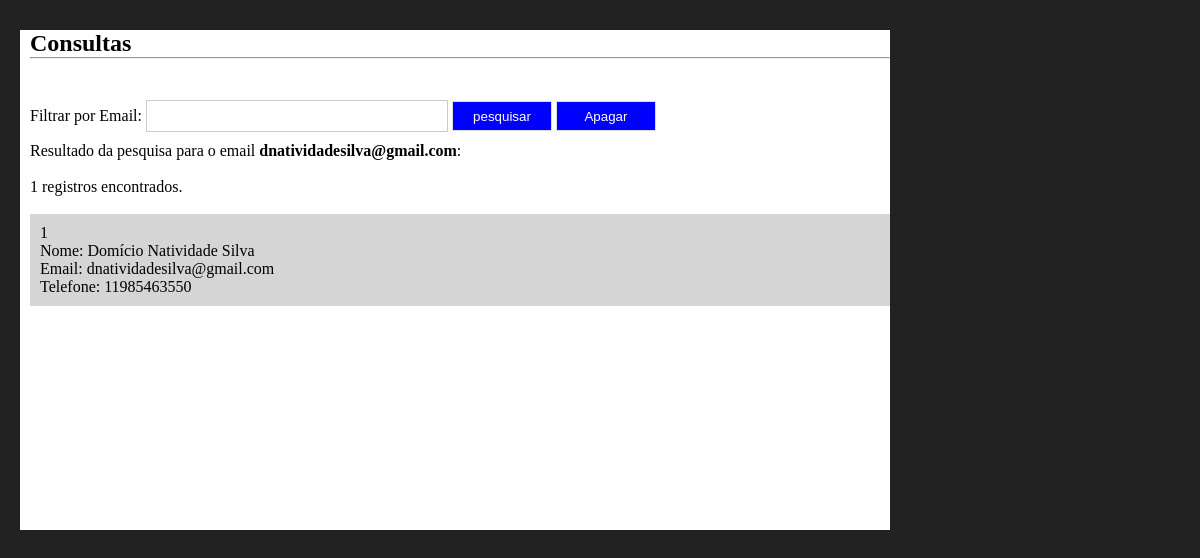
The app's page /consultacad.php?filtro=dnatividadesilva@gmail.com with its own data.
### tables this page shows
CREATE TABLE `cadastro` (
  `codigo` int NOT NULL AUTO_INCREMENT,
  `nome` varchar(30) NOT NULL,
  `email` varchar(30) NOT NULL,
  `telefone` varchar(20) NOT NULL,
  PRIMARY KEY (`codigo`)
);

### consultacad.php (the view, shortened to what this page needs)
<?php
include_once("conexao.php");
$filtro = isset($_GET['filtro'])?$_GET['filtro']:"";
$sql = "select * from cadastro where email  like '%$filtro%' order by email";
$consultacad = mysqli_query($conexao,$sql);
$registros = mysqli_num_rows($consultacad);
?>
<!DOCTYPE html>
<html lang="pt-br">
<head>
    <link rel="stylesheet" href="components/_css/estilo.css">
</head>
<body>
    <div class="container">
        <section>
            <h1>Consultas</h1>
            <hr><br><br>
            <form method="get" action="">
                Filtrar por Email: <input type="text" name="filtro" class="campo" required autofocus>
                <input type="submit" value="pesquisar" class="btn">
                <input type="submit" value="Apagar" class="btn" action="delete"><br>
            </form>
            <?php
                print "Resultado da pesquisa para o email <strong>$filtro</strong>:<br><br>";
                print "$registros registros encontrados.";
                print "<br><br>";
                while($exibirRegistros = mysqli_fetch_array($consultacad)){
                    $codigo = $exibirRegistros[0];
                    $nome = $exibirRegistros[1];
                    $email = $exibirRegistros[2];
                    $telefone = $exibirRegistros[3];
                    print "<article>";
                    print "$codigo<br>";
                    print "Nome: $nome<br>";
                    print "Email: $email<br>";
                    print "Telefone: $telefone<br>";
                    print "</article>";
                }
                ?>
        </section>
    </div>
</body>
</html>

### components/_css/estilo.css (style rules this page uses)
* { margin: 0; padding: 0; }
body { background-color: #222; font-family: Verdana; font-size: 100% }
.container { flex-direction: column; margin: auto; width: 1200px; margin-top: 20px; padding: 10px; }
section { width: 870px; height: 500px; margin-left: 10px; float: left; background-color: #fff; box-sizing: border-box; padding-left: 10px; }
.btn { width: 100px; height: 30px; border: 1px solid #ddd; background-color: #0000FF; color: #fff; cursor: pointer; }
.campo { width: 300px; height: 30px; border: 1px solid #ccc; margin-top: 5px; margin-bottom: 10px; }
article { width: 100%; box-sizing: border-box; padding: 10px; background-color: #d6d5d5; margin-bottom: 5px; }

### records on screen
cadastro: codigo "1", nome "Domício Natividade Silva", email "dnatividadesilva@gmail.com", telefone "11985463550"

### other values on screen
$filtro "dnatividadesilva@gmail.com"
$registros "1"
